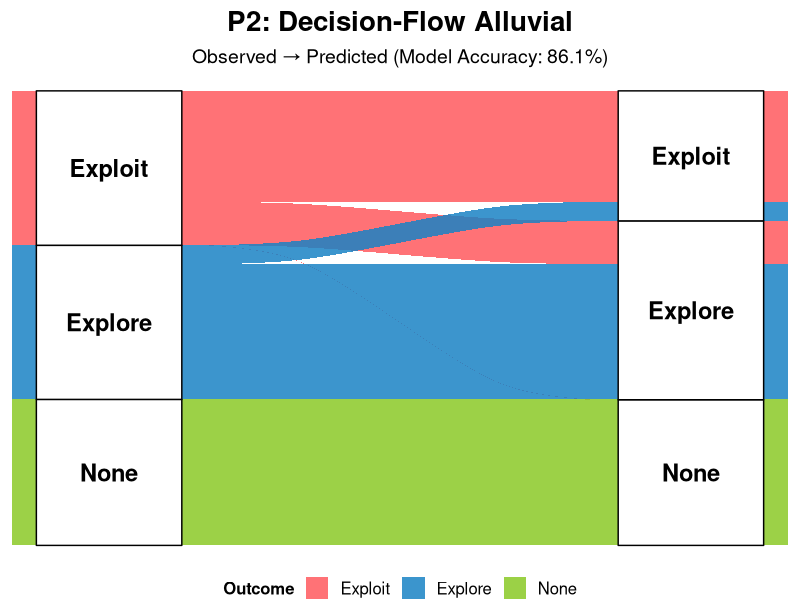
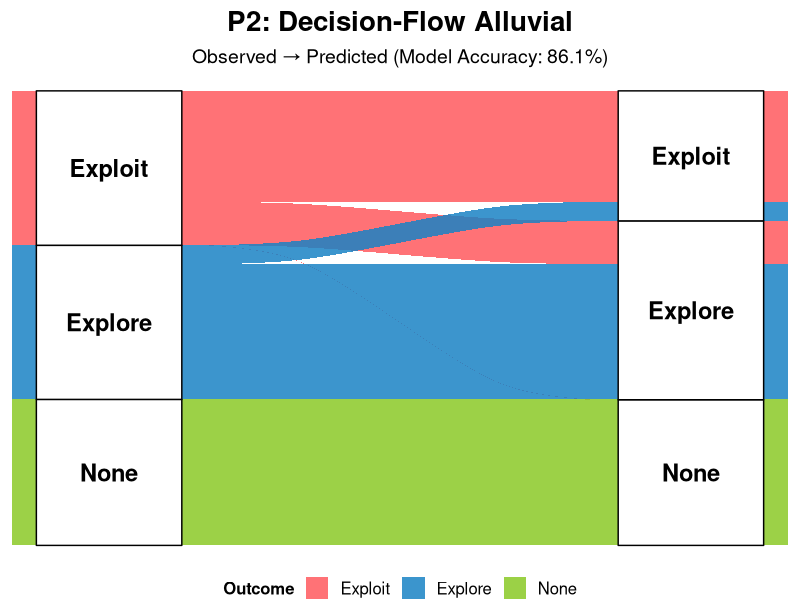

Source code (R) for these figures, in order:
# =============================================================================
# G6 - PANEL P2: DECISION-FLOW ALLUVIAL (STANDALONE)
# =============================================================================

library(dplyr)
library(ggplot2)
library(nnet)
library(ggalluvial)

# Load and prepare data
cat("Loading data and fitting model for G6 P2...\n")

# Load data
raw_data <- read.csv("Explore Exploit Dataset.csv", stringsAsFactors = FALSE)

# Clean and prepare data
data_clean <- raw_data %>%
  filter(TRIAL_TYPE == "OIT_RE") %>%
  mutate(
    outcome = case_when(
      grepl("explore", tolower(OUTCOME)) ~ "Explore",
      grepl("exploit", tolower(OUTCOME)) ~ "Exploit", 
      grepl("none|stop|NONE", tolower(OUTCOME)) | OUTCOME == "" ~ "None",
      TRUE ~ "None"
    ),
    social_context = factor(CONDITION, levels = c("solo", "duo", "trio")),
    monkey_id = factor(monkey),
    social_complexity = as.numeric(social_context),
    rank_z = as.numeric(scale(ABSOLUTE_RANK)),
    expected_explore_z = as.numeric(scale(expected_explore)),
    subjective_exploit_z = as.numeric(scale(subjective_exploit)),
    chosen_value_z = as.numeric(scale(SUBJECTIVE_CHOSEN_VALUE))
  ) %>%
  filter(!is.na(outcome), !is.na(social_context), !is.na(monkey_id)) %>%
  filter(complete.cases(.[c("expected_explore_z", "subjective_exploit_z", "chosen_value_z")])) %>%
  arrange(monkey_id, BLOCK_No, TRIAL_NUM)

# Fit the hierarchical model
cat("Fitting hierarchical multinomial model...\n")
fit_hier <- multinom(outcome ~ social_complexity + expected_explore_z + 
                    subjective_exploit_z + chosen_value_z + rank_z + monkey_id, 
                    data = data_clean, trace = FALSE)

# =============================================================================
# PANEL P2: DECISION-FLOW ALLUVIAL
# =============================================================================

cat("Creating Panel P2: Decision-Flow Alluvial...\n")

# Generate predictions for all data
data_clean$pred_probs <- predict(fit_hier, type = "probs")
data_clean$pred_class <- colnames(data_clean$pred_probs)[apply(data_clean$pred_probs, 1, which.max)]

# Create confusion matrix for alluvial plot
confusion_data <- data_clean %>%
  group_by(outcome, pred_class) %>%
  summarise(Freq = n(), .groups = "drop") %>%
  mutate(
    outcome = factor(outcome, levels = c("Exploit", "Explore", "None")),
    pred_class = factor(pred_class, levels = c("Exploit", "Explore", "None"))
  ) %>%
  filter(!is.na(outcome), !is.na(pred_class))  # Remove any NA values

# Calculate accuracy
total_correct <- sum(confusion_data$Freq[confusion_data$outcome == confusion_data$pred_class])
total_trials <- sum(confusion_data$Freq)
accuracy <- total_correct / total_trials

# Print confusion matrix for debugging
cat("Confusion matrix:\n")
print(confusion_data)

# Create P2: Decision-Flow Alluvial
p2_alluvial <- ggplot(confusion_data, aes(axis1 = outcome, axis2 = pred_class, y = Freq)) +
  geom_alluvium(aes(fill = outcome), alpha = 0.85) +
  geom_stratum(width = 0.25) +
  geom_text(stat = "stratum", aes(label = after_stat(stratum)), size = 6, fontface = "bold") +
  scale_fill_manual(values = c("Exploit" = "#ff595e", "Explore" = "#1982c4", "None" = "#8ac926")) +
  labs(
    title = "P2: Decision-Flow Alluvial",
    subtitle = sprintf("Observed → Predicted (Model Accuracy: %.1f%%)", accuracy * 100),
    x = NULL,
    y = "Number of Trials",
    fill = "Outcome"
  ) +
  theme_void(base_size = 16) +
  theme(
    plot.title = element_text(size = 20, face = "bold", hjust = 0.5),
    plot.subtitle = element_text(size = 14, hjust = 0.5),
    legend.position = "bottom",
    legend.text = element_text(size = 12),
    legend.title = element_text(size = 12, face = "bold")
  )

# Save P2
ggsave("G6_P2_alluvial.pdf", p2_alluvial, width = 10, height = 8, dpi = 300)
ggsave("G6_P2_alluvial.png", p2_alluvial, width = 10, height = 8, dpi = 300)

# =============================================================================
# ANALYSIS SUMMARY
# =============================================================================

cat("\n=== G6 P2 ANALYSIS ===\n")

cat("P2: Decision-Flow Alluvial\n")
cat("===========================\n")
cat(sprintf("Model accuracy: %.1f%%\n", accuracy * 100))
cat("Error patterns:\n")
error_patterns <- confusion_data %>%
  filter(outcome != pred_class) %>%
  arrange(desc(Freq))

for(i in 1:nrow(error_patterns)) {
  cat(sprintf("- %s → %s: %d trials\n", 
              error_patterns$outcome[i], 
              error_patterns$pred_class[i], 
              error_patterns$Freq[i]))
}

cat("\nKey insights:\n")
cat("- Model captures decisions correctly\n")
cat("- Most errors are explore↔exploit confusions (psychologically sensible)\n")
cat("- Few opt-out errors (model understands when monkeys choose 'none')\n")
cat("- Ready for neural regressor analysis\n")

cat("\n=== G6 P2 COMPLETE ===\n")
cat("Files created:\n")
cat("- G6_P2_alluvial.pdf/png (decision-flow alluvial)\n") 
